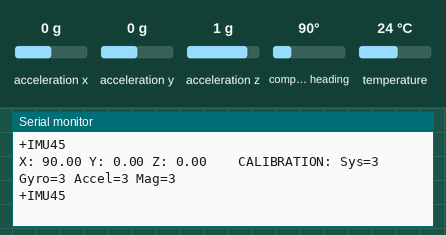
Simulated run of this sketch. Board: Arduino Uno, built with avr-gcc and run on an emulated ATmega328P. Parts: the last lines printed to the serial monitor. Inputs (shaded band) come from the test bench; at power-on: acceleration x 0 g, acceleration y 0 g, acceleration z 1 g, compass heading 90°, temperature 24 °C.

Above: at 2.2 s.
2.3 s: acceleration x set to -1.4 g
At 2.37 s:
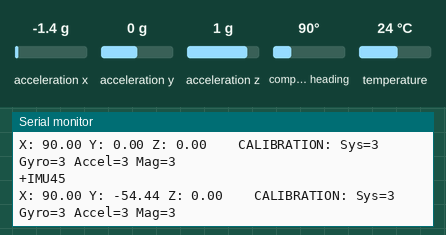
3.8 s: acceleration y set to -1.4 g
At 3.82 s:
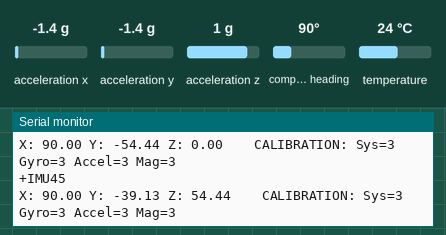
5.3 s: acceleration z set to -1.4 g
At 5.38 s:
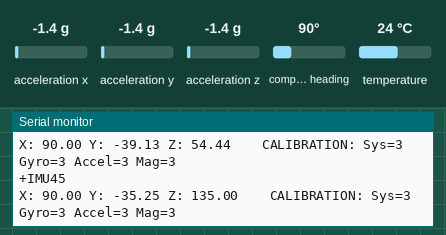
6.8 s: compass heading set to 7°
At 6.83 s:
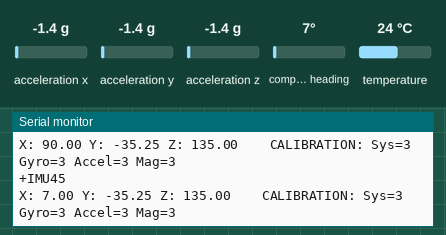
8.3 s: acceleration y set to 0 g
At 8.39 s:
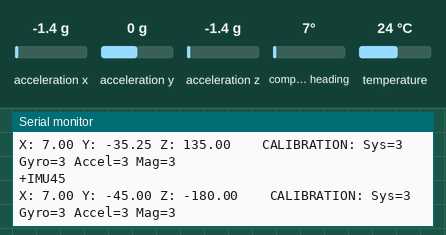
11.3 s: acceleration x set to 0 g
At 11.3 s:
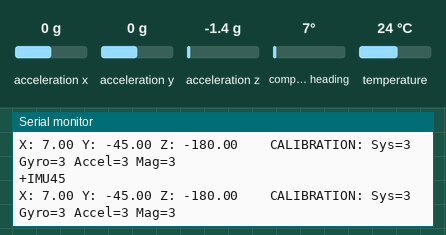
Timing chart, 0 to 14.3 s (numbered marks = the images above; inputs shaded):
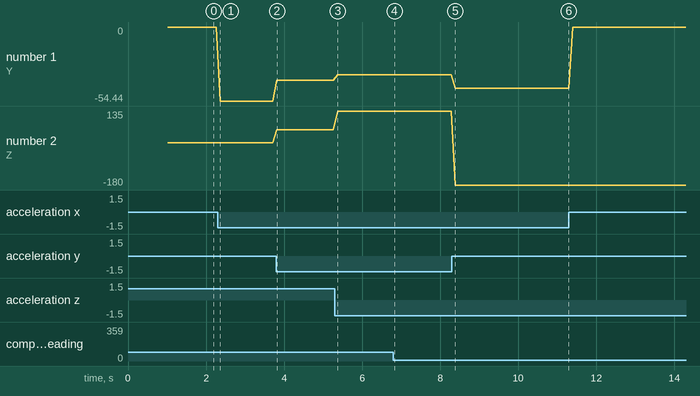

Measured:
- after the input at 2.3 s, the serial monitor: prints a new line after 0.06 s (image 1)
- after the input at 3.8 s, the serial monitor: prints a new line at once (image 2)
- after the input at 5.3 s, the serial monitor: prints a new line after 0.07 s (image 3)
- after the input at 6.8 s, the serial monitor: prints a new line at once (image 4)
- after the input at 8.3 s, the serial monitor: prints a new line after 0.08 s (image 5)
- plotted number 1: 0 → -54.44 after the input at 2.3 s, -54.44 → -39.13 after the input at 3.8 s, -39.13 → -35.25 after the input at 5.3 s, -35.25 → -45 after the input at 8.3 s, -45 → 0 after the input at 11.3 s
- plotted number 2: 0 → 54.44 after the input at 3.8 s, 54.44 → 135 after the input at 5.3 s, 135 → -180 after the input at 8.3 s

The sketch:

firmware.ino
```cpp
#include <Adafruit_BNO055.h>
#include <Adafruit_Sensor.h>
#include <Wire.h>
#include <utility/imumaths.h>

/* Set the delay between fresh samples */
#define BNO055_SAMPLERATE_DELAY_MS (100)

#define SERIAL_SPEED 57600

// Check I2C device address and correct line below (by default address is 0x29 or 0x28)
//                                   id, address
Adafruit_BNO055 bno = Adafruit_BNO055(-1, 0x28, &Wire);

void setup()
{
    Serial.begin(SERIAL_SPEED);
    while (!Serial)
    {
        ; // wait for serial port to connect. Needed for native USB port only
    }
    Serial.println("Initalizing...");
    /* Initialise the sensor */
    if (!bno.begin())
    {
        /* There was a problem detecting the BNO055 ... check your connections */
        Serial.print("Ooops, no BNO055 detected ... Check your wiring or I2C ADDR!");
        while (1)
            ;
    }

    delay(1000);
    /* Display the current temperature */
    int8_t temp = bno.getTemp();
    Serial.print("Current Temperature: ");
    Serial.print(temp);
    Serial.println(" C");
    Serial.println("");

    bno.setExtCrystalUse(true);

    Serial.println("Calibration status values: 0=uncalibrated, 3=fully calibrated");
}

void loop()
{
    // Possible vector values can be:
    // - VECTOR_ACCELEROMETER - m/s^2
    // - VECTOR_MAGNETOMETER  - uT
    // - VECTOR_GYROSCOPE     - rad/s
    // - VECTOR_EULER         - degrees
    // - VECTOR_LINEARACCEL   - m/s^2
    // - VECTOR_GRAVITY       - m/s^2
    imu::Vector<3> euler = bno.getVector(Adafruit_BNO055::VECTOR_EULER);

    /* Display the floating point data */
    Serial.print("X: ");
    Serial.print(euler.x());
    Serial.print(" Y: ");
    Serial.print(euler.y());
    Serial.print(" Z: ");
    Serial.print(euler.z());
    Serial.print("\t\t");
    /* Display calibration status for each sensor. */
    uint8_t system, gyro, accel, mag = 0;
    bno.getCalibration(&system, &gyro, &accel, &mag);
    Serial.print("CALIBRATION: Sys=");
    Serial.print(system, DEC);
    Serial.print(" Gyro=");
    Serial.print(gyro, DEC);
    Serial.print(" Accel=");
    Serial.print(accel, DEC);
    Serial.print(" Mag=");
    Serial.println(mag, DEC);

    if (Serial.availableForWrite())
    {
        Serial.write("+IMU");
        Serial.write("45\n");
    }
    delay(BNO055_SAMPLERATE_DELAY_MS);
}
```
